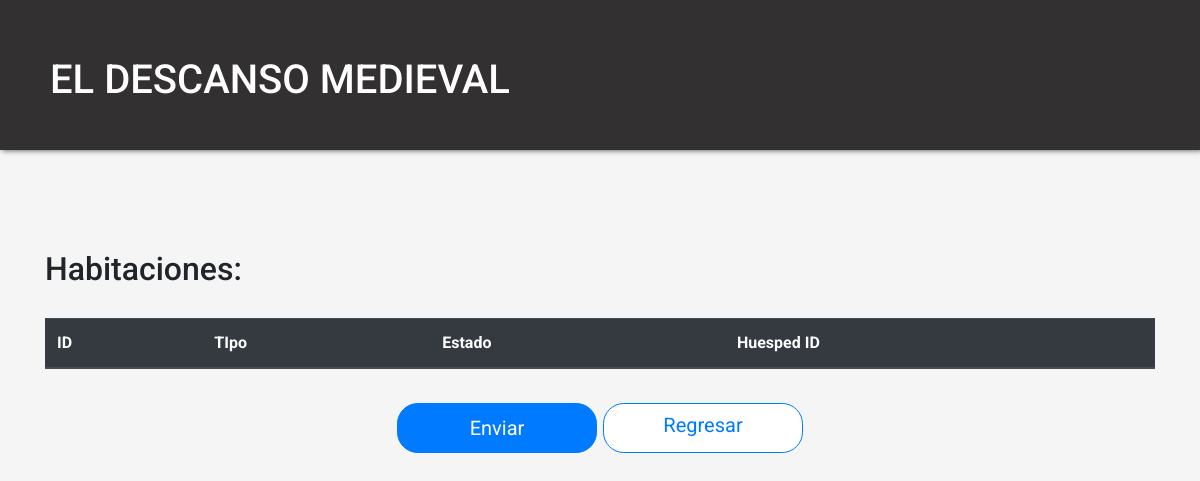
Before: /Pantallas/reporteHabitacion.php with the older database file.
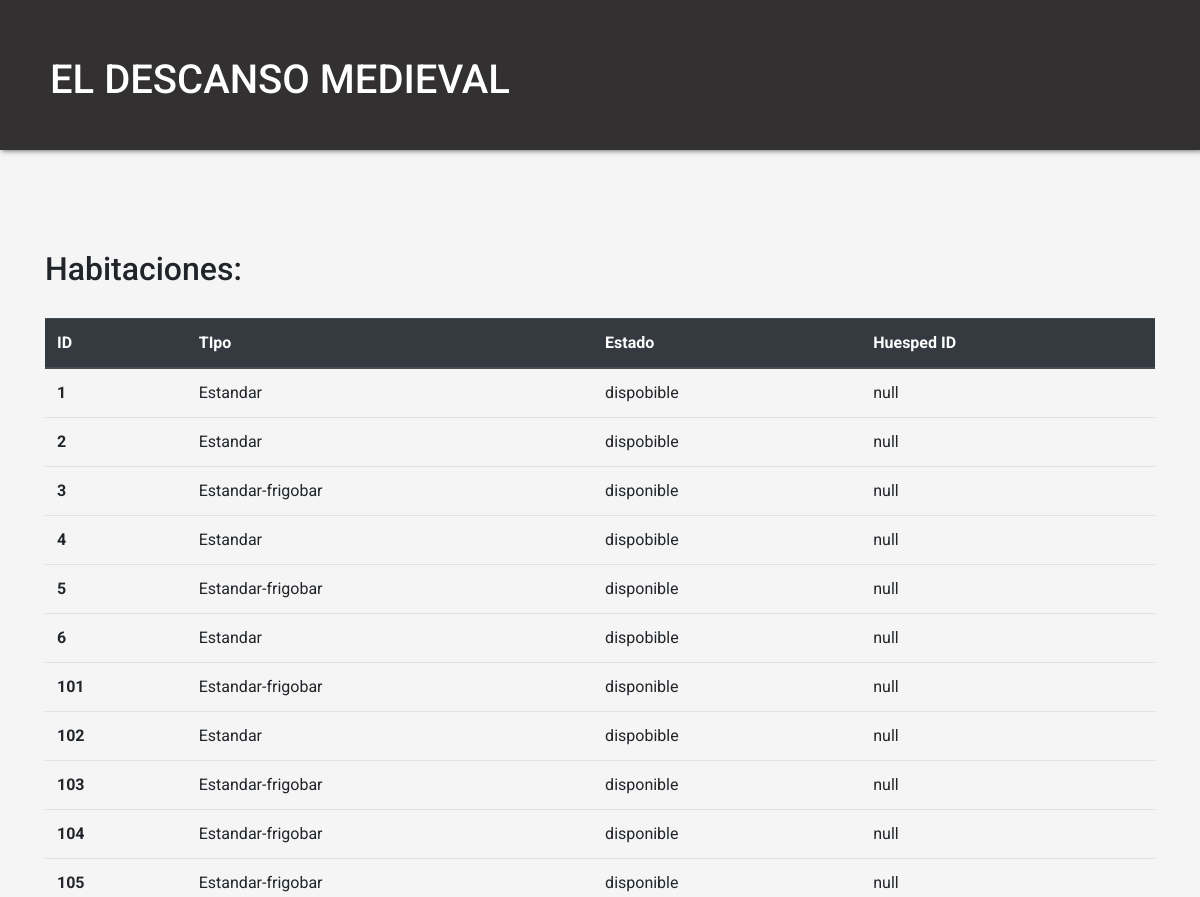
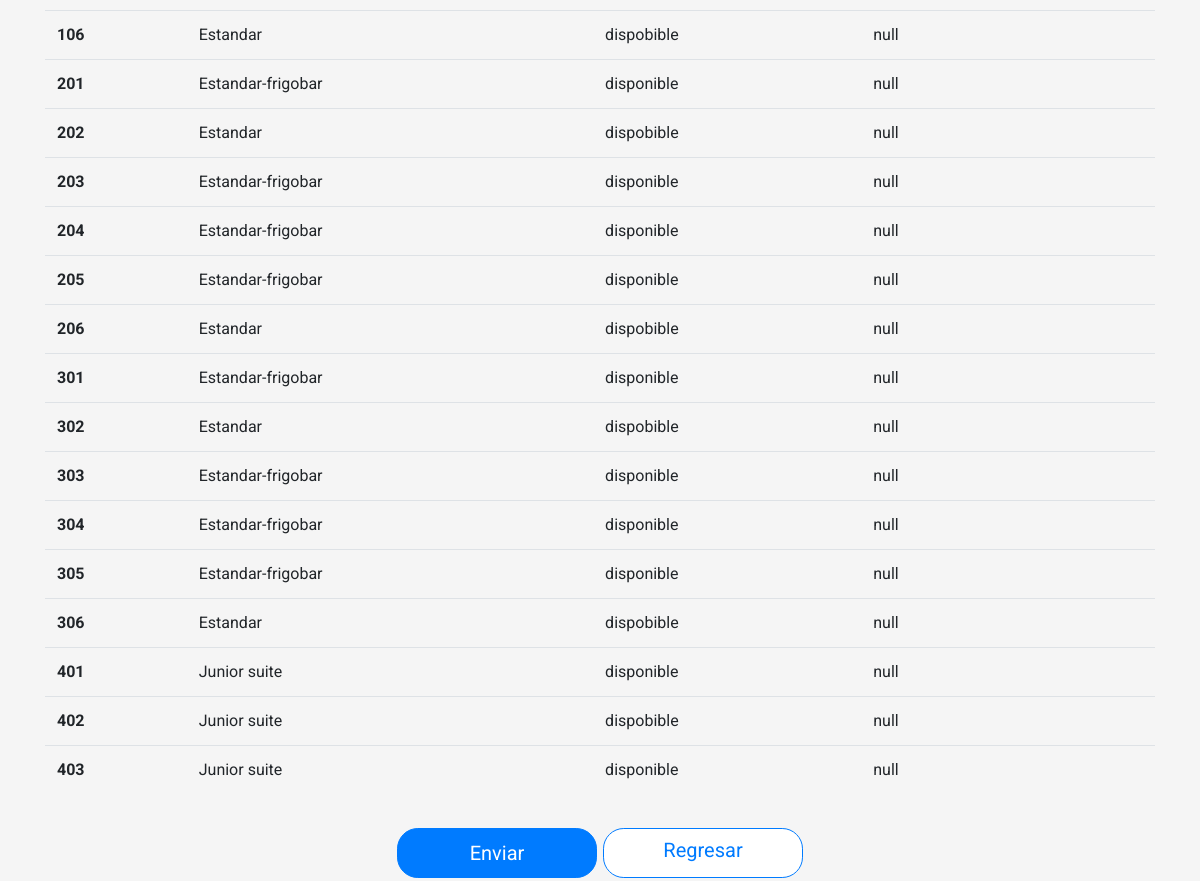
After: the same page with the newer database file (2 pictures, top to bottom).
### tables this page shows
CREATE TABLE `HABITACION` (
  `habitacion_id` int UNSIGNED NOT NULL,
  `categoria` varchar(20) NOT NULL,
  `estado` varchar(20) NOT NULL
);

### Pantallas/reporteHabitacion.php (the view, shortened to what this page needs)
<?php
    include "../Componentes/db.php";
    $query = $con->prepare("SELECT * FROM HABITACION");
    $query->execute();
    $habitaciones = $query->fetchAll(PDO::FETCH_ASSOC);
?>
<!DOCTYPE html>
<html lang="es">
<head>
    <link rel="stylesheet" href="https://stackpath.bootstrapcdn.com/bootstrap/4.5.0/css/bootstrap.min.css">
    <link rel="stylesheet" href="../CSS/styles.css">
    <link rel="stylesheet" href="../CSS/actualizar.css">
    <link rel="stylesheet" href="../CSS/registroUsuario.css">
</head>
<body>
    <header>
        <div class="logo">EL DESCANSO MEDIEVAL</div>
    </header>
    <div class="container">
        <h2 class="titulo">Habitaciones: </h2>
        <table class="table">
        <thead class="thead-dark">
            <tr>
                <th scope="col">ID</th>
                <th scope="col">TIpo</th>
                <th scope="col">Estado</th>
                <th scope="col">Huesped ID</th>
            </tr>
        </thead>
        <tbody>
            <?php foreach($habitaciones as $habitacion){
                $huesped = 'null';
            ?>
            <tr>
            <th scope="row"><?php echo $habitacion['habitacion_id']; ?></th>
            <td><?php echo $habitacion['categoria']; ?></td>
            <td><?php echo $habitacion['estado']; ?></td>
            <td><?php echo $huesped; ?></td>
            </tr>
            <?php }?>
        </tbody>
        </table>
    </div>
    <form class="registroUsuario" action="../Componentes/actualizarHabitacion.php" method="POST">
        <div class="flex-container">
            <button class="btn-registrar btn">Enviar</button>
            <a href="./menu.php" class="btn-regresar btn">Regresar</a>
        </div>
    </form>
</body>
</html>

### CSS/styles.css (style rules this page uses)
* { margin: 0; padding: 0; box-sizing: border-box; font-family: 'Roboto', Helvetica, sans-serif; }
body { background-color: #F5F5F5; }
header { background-color: #323031; box-shadow: 2px 1px 5px #707070; width: 100%; height: 150px; overflow: hidden; }
header .logo { position: relative; font-size: 40px; font-weight: 500; padding: 50px 0 60px 50px; color: #FFF; float: left; }

### CSS/actualizar.css (style rules this page uses)
.registroUsuario { text-align: left; position: relative; margin: auto; width: 100%; max-width: 1000px; padding-top: 15px; }
.flex-container { display: flex; flex-wrap: wrap; justify-content: center; }
.btn { width: 200px; height: 50px; border-radius: 1.3rem; font-size: 1.25rem; margin: 3px; }
.btn-registrar { background-color: #007BFF; border-color: #007BFF; color:#FFF; line-height: 1.5; }
.btn-regresar { background-color: #FFF; border: 1px solid #007BFF; color:#007BFF; text-align: center; }
.container { margin-top: 100px; }
.container .titulo { margin-bottom: 30px; }

### CSS/registroUsuario.css (style rules this page uses)
.registroUsuario { text-align: left; position: relative; margin: auto; width: 100%; max-width: 1000px; padding-top: 15px; }
.flex-container { display: flex; flex-wrap: wrap; justify-content: center; }
.btn { width: 200px; height: 50px; border-radius: 1.3rem; font-size: 1.25rem; margin: 3px; }
.btn-registrar { background-color: #007BFF; border-color: #007BFF; color:#FFF; line-height: 1.5; }
.btn-regresar { background-color: #FFF; border: 1px solid #007BFF; color:#007BFF; text-align: center; }

Changed rows visible on the page:
added habitacion: habitacion_id "1", categoria "Estandar", estado "dispobible", huesped "null"
added habitacion: habitacion_id "2", categoria "Estandar", estado "dispobible", huesped "null"
added habitacion: habitacion_id "3", categoria "Estandar-frigobar", estado "disponible", huesped "null"
added habitacion: habitacion_id "4", categoria "Estandar", estado "dispobible", huesped "null"
added habitacion: habitacion_id "5", categoria "Estandar-frigobar", estado "disponible", huesped "null"
added habitacion: habitacion_id "6", categoria "Estandar", estado "dispobible", huesped "null"
added habitacion: habitacion_id "101", categoria "Estandar-frigobar", estado "disponible", huesped "null"
added habitacion: habitacion_id "102", categoria "Estandar", estado "dispobible", huesped "null"
added habitacion: habitacion_id "103", categoria "Estandar-frigobar", estado "disponible", huesped "null"
added habitacion: habitacion_id "104", categoria "Estandar-frigobar", estado "disponible", huesped "null"
added habitacion: habitacion_id "105", categoria "Estandar-frigobar", estado "disponible", huesped "null"
added habitacion: habitacion_id "106", categoria "Estandar", estado "dispobible", huesped "null"
added habitacion: habitacion_id "201", categoria "Estandar-frigobar", estado "disponible", huesped "null"
added habitacion: habitacion_id "202", categoria "Estandar", estado "dispobible", huesped "null"
added habitacion: habitacion_id "203", categoria "Estandar-frigobar", estado "disponible", huesped "null"
added habitacion: habitacion_id "204", categoria "Estandar-frigobar", estado "disponible", huesped "null"
added habitacion: habitacion_id "205", categoria "Estandar-frigobar", estado "disponible", huesped "null"
added habitacion: habitacion_id "206", categoria "Estandar", estado "dispobible", huesped "null"
added habitacion: habitacion_id "301", categoria "Estandar-frigobar", estado "disponible", huesped "null"
added habitacion: habitacion_id "302", categoria "Estandar", estado "dispobible", huesped "null"
added habitacion: habitacion_id "303", categoria "Estandar-frigobar", estado "disponible", huesped "null"
added habitacion: habitacion_id "304", categoria "Estandar-frigobar", estado "disponible", huesped "null"
added habitacion: habitacion_id "305", categoria "Estandar-frigobar", estado "disponible", huesped "null"
added habitacion: habitacion_id "306", categoria "Estandar", estado "dispobible", huesped "null"
added habitacion: habitacion_id "401", categoria "Junior suite", estado "disponible", huesped "null"
added habitacion: habitacion_id "402", categoria "Junior suite", estado "dispobible", huesped "null"
added habitacion: habitacion_id "403", categoria "Junior suite", estado "disponible", huesped "null"
